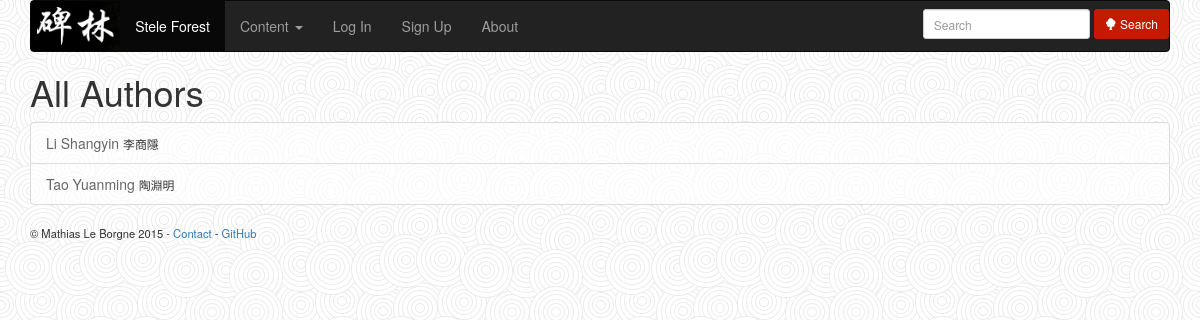
The app's page /authors, older data.
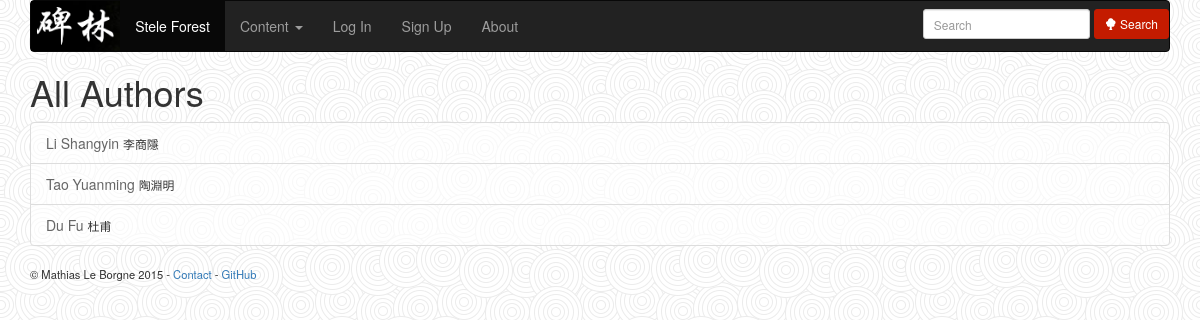
The same page, newer data.
### texts/models.py (models this page shows, shortened)
class Author(models.Model):
    name_chinese = models.CharField(max_length=42)
    name_pinyin = models.CharField(max_length=42)
    year_birth = models.CharField(null=True, max_length=100)
    year_death = models.CharField(null=True, max_length=100)
    biography = models.TextField(null=True)

### texts/views.py (the view)
# urls.py: url(r'^authors$', AuthorList.as_view(), name='authors'),
class AuthorList(ListView):
    model = Author
    context_object_name = "authors"
    template_name = make_template_name("authors")

### texts/templates/texts/authors.html (shortened to what this page needs)
{% extends "base.html" %}
{% block content %}
<h1>All Authors</h1>
<ul class="list-group">
{% for author in authors %}
  <li class="list-group-item">
    <a href="{% url "author_page" author.id %}">{{ author.name_pinyin }}</a>
    <small>{{ author.name_chinese }}</small>
  </li>
{% empty %}
    <p>No author to display</p>
{% endfor %}
</ul>
{% endblock %}

Row changes from the older to the newer data that the page shows:
added Author: name_pinyin "Du Fu", name_chinese "杜甫"
